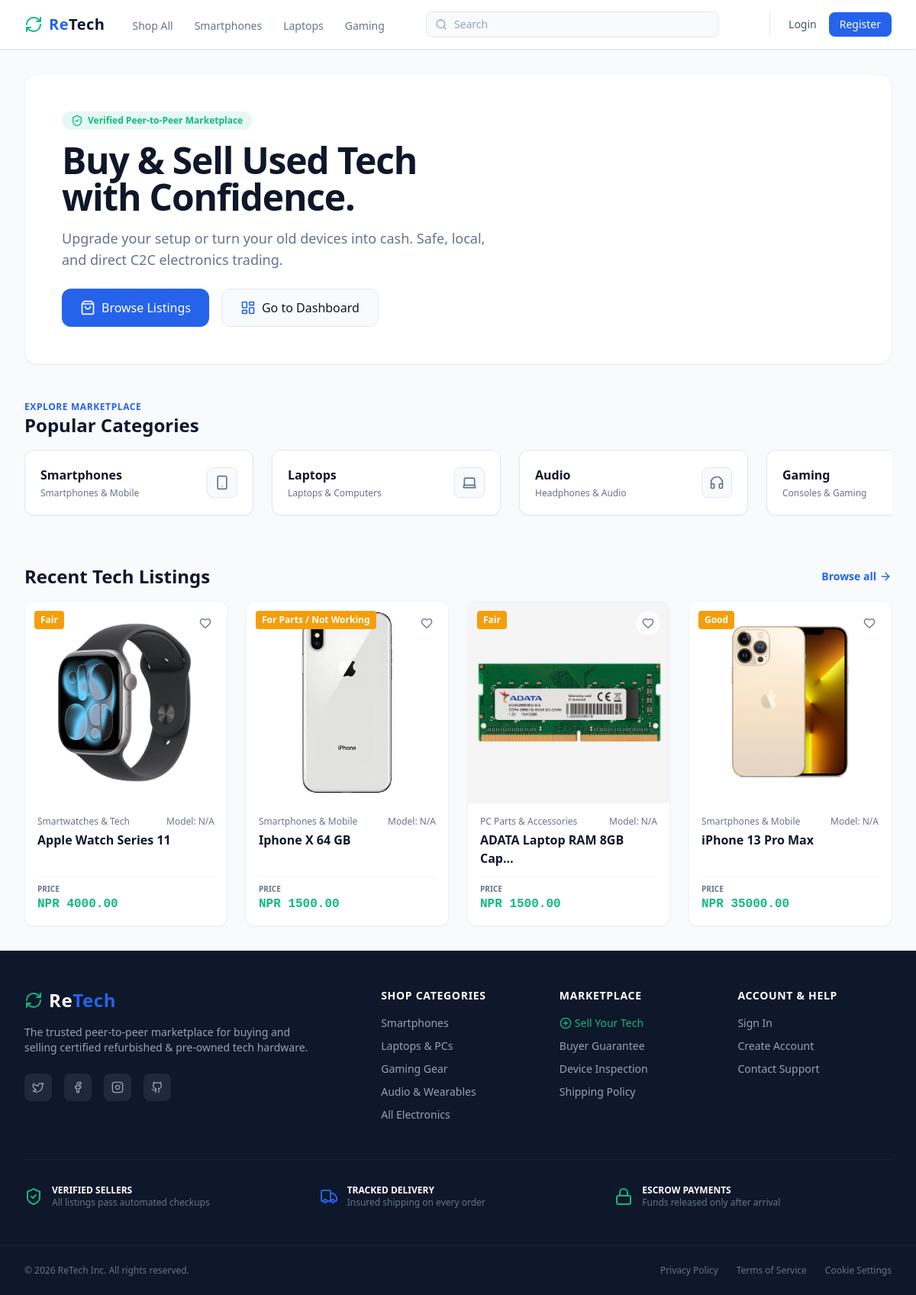
The app's page /, older data.
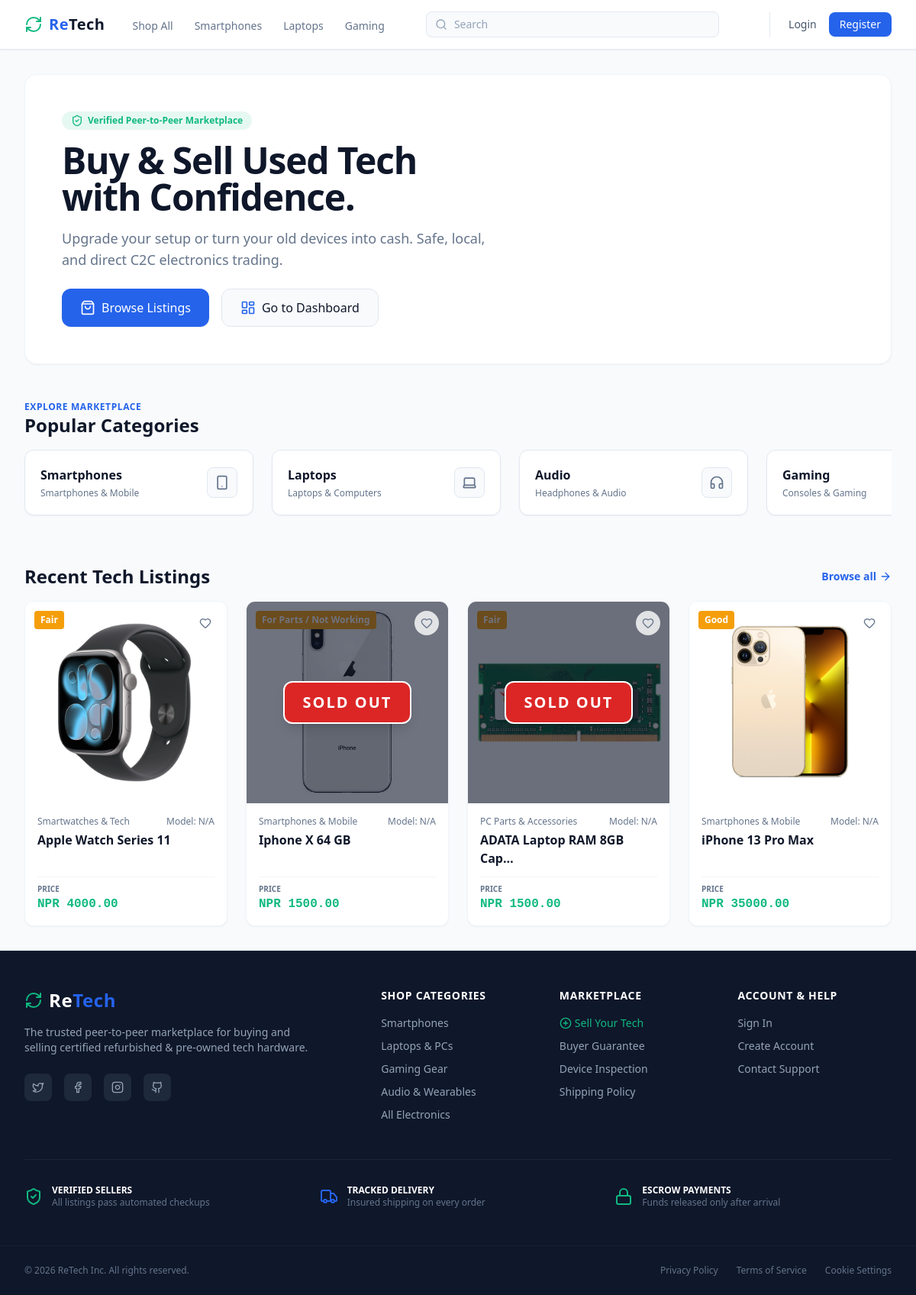
The same page, newer data.
### rt_app/models.py (models this page shows, shortened)
class Product(models.Model):
    class Condition(models.TextChoices):
        LIKE_NEW = 'like_new', 'Like New'
        EXCELLENT = 'excellent', 'Excellent'
        GOOD = 'good', 'Good'
        FAIR = 'fair', 'Fair'
        FOR_PARTS = 'for_parts', 'For Parts / Not Working'
    class Category(models.TextChoices):
        SMARTPHONES = 'smartphones', 'Smartphones & Mobile'
        LAPTOPS = 'laptops', 'Laptops & Computers'
        AUDIO = 'audio', 'Headphones & Audio'
        GAMING = 'gaming', 'Consoles & Gaming'
        COMPONENTS = 'components', 'PC Parts & Accessories'
        WEARABLES = 'wearables', 'Smartwatches & Tech'
    seller = models.ForeignKey(User, on_delete=models.CASCADE, related_name='listings')
    category = models.CharField(max_length=30, choices=Category.choices, default=Category.SMARTPHONES)
    title = models.CharField(max_length=255)
    brand = models.CharField(max_length=100)
    model_name = models.CharField(max_length=100, blank=True)
    description = models.TextField()
    price = models.DecimalField(max_digits=10, decimal_places=2)
    condition = models.CharField(max_length=20, choices=Condition.choices, default=Condition.GOOD)
    battery_health = models.PositiveIntegerField(blank=True, null=True)
    has_original_box = models.BooleanField(default=False)
    has_bill_or_warranty = models.BooleanField(default=False)
    product_image = models.ImageField(upload_to='images/products/')
    is_sold = models.BooleanField(default=False)
    is_active = models.BooleanField(default=True)
    created_at = models.DateTimeField(auto_now_add=True)
    updated_at = models.DateTimeField(auto_now=True)

### rt_app/views/main_view.py (the view)
# urls.py: path('', home_view, name='home'),
def home_view(request):
    products = Product.objects.filter(is_active=True).order_by('-created_at')[:4]
    return render(request, 'main/home_page.html', {'products': products})

### rt_app/templates/main/home_page.html (shortened to what this page needs)
<html>
<head>
    {% load static %}
    <link href="{% static 'css/styles.css' %}" rel="stylesheet" />
</head>
<body class="bg-[#F8FAFC] text-[#0F172A] antialiased min-h-screen">
    {% include 'components/_navbar.html' %}
    <main class="max-w-7xl mx-auto px-4 sm:px-6 lg:px-8 py-8 space-y-12">
        <section class="bg-white rounded-2xl p-8 sm:p-12 shadow-sm border border-slate-100 flex flex-col md:flex-row items-center justify-between gap-8">
            <div class="space-y-4 max-w-xl">
                <span class="inline-flex items-center gap-1.5 px-3 py-1 rounded-full text-xs font-semibold bg-[#10B981]/10 text-[#10B981]">
                    <i data-lucide="shield-check" class="w-4 h-4"></i> Verified Peer-to-Peer Marketplace
                </span>
                <h1 class="text-4xl sm:text-5xl font-extrabold tracking-tight text-[#0F172A] leading-tight">
                    Buy & Sell Used Tech with Confidence.
                </h1>
                <p class="text-[#64748B] text-base sm:text-lg">
                    Upgrade your setup or turn your old devices into cash. Safe, local, and direct C2C electronics trading.
                </p>
                <div class="flex flex-wrap gap-4 pt-2">
                    <a href="/products/" class="inline-flex items-center gap-2 px-6 py-3 bg-[#2563EB] hover:bg-blue-700 text-white font-medium rounded-xl shadow-sm transition-colors">
                        <i data-lucide="shopping-bag" class="w-5 h-5"></i> Browse Listings
                    </a>
                    <a href="/dashboard/" class="inline-flex items-center gap-2 px-6 py-3 bg-[#F8FAFC] hover:bg-slate-100 text-[#0F172A] font-medium rounded-xl border border-slate-200 transition-colors">
                        <i data-lucide="layout-dashboard" class="w-5 h-5 text-[#2563EB]"></i> Go to Dashboard
                    </a>
                </div>
            </div>
        </section>
        <section class="space-y-4">
            <div class="flex justify-between items-end">
                <div>
                    <h2 class="text-xs font-bold uppercase tracking-wider text-[#2563EB]">Explore Marketplace</h2>
                    <p class="text-2xl font-bold text-[#0F172A]">Popular Categories</p>
                </div>
            </div>
            <div class="flex overflow-x-auto gap-6 pb-4 snap-x snap-mandatory custom-scrollbar">
                <a href="/products/?category=smartphones" class="group min-w-[260px] sm:min-w-[300px] snap-start bg-white border border-slate-200 p-5 rounded-xl shadow-sm hover:border-[#2563EB] transition-all flex items-center justify-between">
                    <div class="space-y-1">
                        <h3 class="font-bold text-slate-900 group-hover:text-[#2563EB] transition-colors">Smartphones</h3>
                        <p class="text-xs text-slate-500">Smartphones & Mobile</p>
                    </div>
                    <div class="w-10 h-10 bg-slate-50 rounded-lg flex items-center justify-center border border-slate-200 group-hover:bg-blue-50 group-hover:border-[#2563EB] transition-colors shrink-0 ml-4">
                        <i data-lucide="smartphone" class="w-5 h-5 text-slate-500 group-hover:text-[#2563EB] transition-colors"></i>
                    </div>
                </a>
                <a href="/products/?category=laptops" class="group min-w-[260px] sm:min-w-[300px] snap-start bg-white border border-slate-200 p-5 rounded-xl shadow-sm hover:border-[#2563EB] transition-all flex items-center justify-between">
                    <div class="space-y-1">
                        <h3 class="font-bold text-slate-900 group-hover:text-[#2563EB] transition-colors">Laptops</h3>
                        <p class="text-xs text-slate-500">Laptops & Computers</p>
                    </div>
                    <div class="w-10 h-10 bg-slate-50 rounded-lg flex items-center justify-center border border-slate-200 group-hover:bg-blue-50 group-hover:border-[#2563EB] transition-colors shrink-0 ml-4">
                        <i data-lucide="laptop" class="w-5 h-5 text-slate-500 group-hover:text-[#2563EB] transition-colors"></i>
                    </div>
                </a>
                <a href="/products/?category=audio" class="group min-w-[260px] sm:min-w-[300px] snap-start bg-white border border-slate-200 p-5 rounded-xl shadow-sm hover:border-[#2563EB] transition-all flex items-center justify-between">
                    <div class="space-y-1">
                        <h3 class="font-bold text-slate-900 group-hover:text-[#2563EB] transition-colors">Audio</h3>
                        <p class="text-xs text-slate-500">Headphones & Audio</p>
                    </div>
                    <div class="w-10 h-10 bg-slate-50 rounded-lg flex items-center justify-center border border-slate-200 group-hover:bg-blue-50 group-hover:border-[#2563EB] transition-colors shrink-0 ml-4">
                        <i data-lucide="headphones" class="w-5 h-5 text-slate-500 group-hover:text-[#2563EB] transition-colors"></i>
                    </div>
                </a>
                <a href="/products/?category=gaming" class="group min-w-[260px] sm:min-w-[300px] snap-start bg-white border border-slate-200 p-5 rounded-xl shadow-sm hover:border-[#2563EB] transition-all flex items-center justify-between">
                    <div class="space-y-1">
                        <h3 class="font-bold text-slate-900 group-hover:text-[#2563EB] transition-colors">Gaming</h3>
                        <p class="text-xs text-slate-500">Consoles & Gaming</p>
                    </div>
                </a>
            </div>
        </section>
        <section class="space-y-4">
            <div class="flex justify-between items-center">
                <h2 class="text-2xl font-bold text-[#0F172A]">Recent Tech Listings</h2>
                <a href="/products/" class="text-sm font-semibold text-[#2563EB] hover:underline flex items-center gap-1">
                    Browse all <i data-lucide="arrow-right" class="w-4 h-4"></i>
                </a>
            </div>
            <div class="grid grid-cols-1 sm:grid-cols-2 lg:grid-cols-4 gap-6">
                {% for product in products %}
                <div class="bg-white rounded-xl border border-slate-100 shadow-sm overflow-hidden hover:shadow-md transition-shadow group flex flex-col relative">
                    <a href="/wishlist/toggle/{{ product.id }}" class="absolute top-3 right-3 z-20 p-2 bg-white/80 backdrop-blur rounded-full text-[#64748B] hover:text-red-500 transition-colors shadow-xs">
                        {% if product.is_in_wishlist %}
                            <i data-lucide="heart" class="w-4 h-4 text-red-500 fill-red-500"></i>
                        {% else %}
                            <i data-lucide="heart" class="w-4 h-4"></i>
                        {% endif %}
                    </a>
                    <a href="/products/{{ product.id }}" class="flex flex-col flex-1">
                        <div class="relative bg-slate-100 aspect-square w-full flex items-center justify-center overflow-hidden">
                            <span class="absolute top-3 left-3 z-10 bg-[#F59E0B] text-white text-xs font-bold px-2 py-1 rounded shadow-xs">
                                {{ product.get_condition_display }}
                            </span>
                            {% if product.product_image %}
                                <img src="{{ product.product_image.url }}" alt="{{ product.title }}" class="w-full h-full object-cover group-hover:scale-105 transition-transform duration-300">
                            {% else %}
                                <i data-lucide="package" class="w-12 h-12 text-slate-400"></i>
                            {% endif %}
                            {% if product.is_sold %}
                                <div class="absolute inset-0 bg-slate-900/60 backdrop-blur-xs flex items-center justify-center z-10">
                                    <span class="bg-red-600 text-white font-extrabold text-xl uppercase tracking-widest px-6 py-3 rounded-xl shadow-lg border-2 border-white">
                                        Sold Out
                                    </span>
                                </div>
                            {% endif %}
                        </div>
                        <div class="p-4 flex-1 flex flex-col justify-between space-y-3">
                            <div>
                                <div class="flex items-center justify-between text-xs text-[#64748B] mb-1">
                                    <span>{{ product.get_category_display }}</span>
                                    <span>Model: {{ product.model_name|default:"N/A" }}</span>
                                </div>
                                <h3 class="font-bold text-[#0F172A] group-hover:text-[#2563EB] transition-colors line-clamp-1">
                                    {{ product.title|truncatechars:25 }}
                                </h3>
                            </div>
                            <div class="pt-2 border-t border-slate-100 flex items-center justify-between gap-2">
                                <div>
                                    <p class="text-[10px] uppercase font-bold text-[#64748B]">Price</p>
                                    <p class="text-base font-extrabold text-[#10B981] font-mono">NPR {{ product.price|floatformat:2 }}</p>
                                </div>
                            </div>
                        </div>
                    </a>
                </div>
                {% endfor %}
            </div>
        </section>
    </main>
    {% include 'components/_footer.html' %}
</body>
</html>

Row changes from the older to the newer data that the page shows:
changed Product "Iphone X 64 GB": now shows "SOLD OUT"
changed Product "PC Parts & Accessories": now shows "SOLD OUT"
